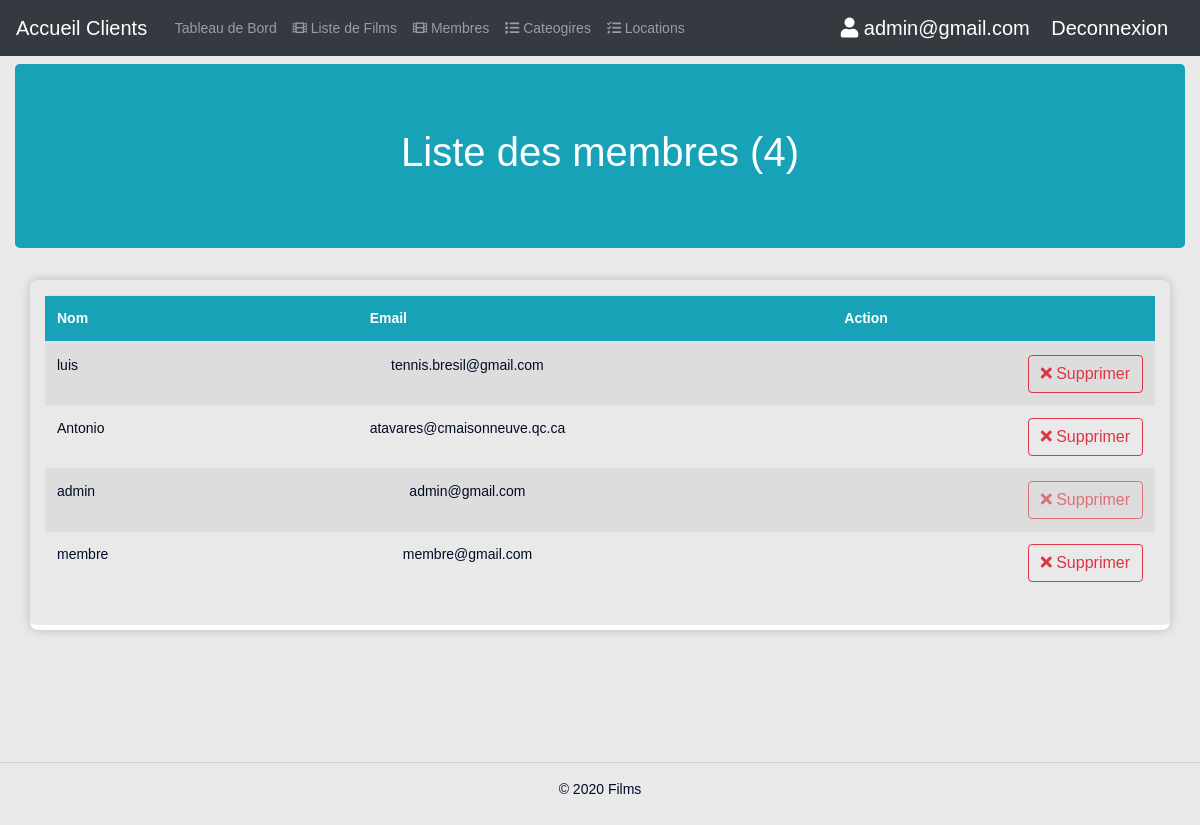
The page /viewsfilms/admin/allMembers.php (signed in) on the database as committed earlier.
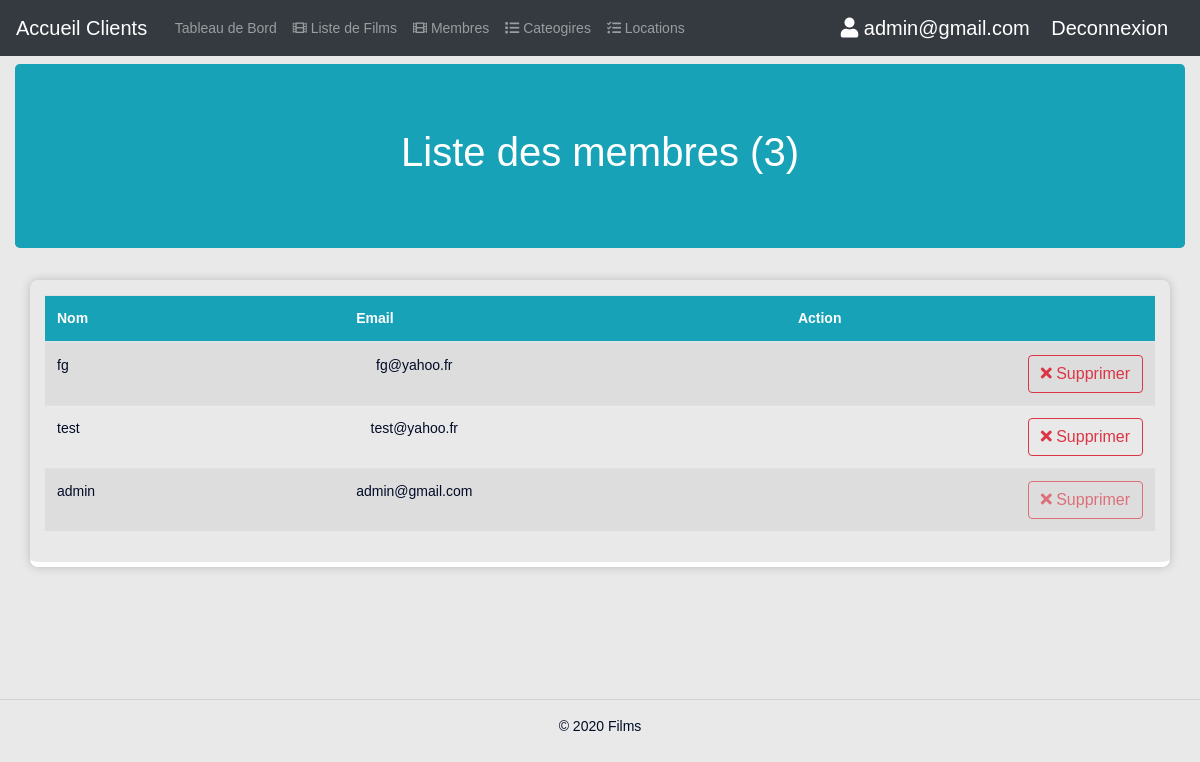
The same page on the database as committed later.
### tables this page shows
CREATE TABLE `membres` (
  `id` int(11) unsigned NOT NULL AUTO_INCREMENT,
  `nom` varchar(255) NOT NULL,
  `email` varchar(255) NOT NULL DEFAULT '',
  `is_admin` int(11) DEFAULT '0',
  `password` text NOT NULL,
  `created_at` timestamp NOT NULL DEFAULT CURRENT_TIMESTAMP ON UPDATE CURRENT_TIMESTAMP,
  `updated_at` timestamp NOT NULL DEFAULT CURRENT_TIMESTAMP,
  PRIMARY KEY (`id`),
  UNIQUE KEY `email` (`email`)
);

### viewsfilms/includes/db.php (called while the page is built, shortened)
<?php
  function getAllMembers($conn)  {
    try {
      $stmt = $conn->prepare('SELECT * FROM membres ORDER BY created_at');
      $stmt->execute();
      return $stmt->fetchAll();
    } catch(PDOException $e) {
      die("Error While fetching the members: " . $e->getMessage());
    }
  }
  function checkIfLogedIn(){
    if(isset($_SESSION["email"])) return true;
    else return false;
  }
  function is_admin(){
    if(isset($_SESSION["is_admin"]) && $_SESSION["is_admin"] == 1) return true;
    else return false;
  }
?>

### viewsfilms/admin/allMembers.php (the view, shortened to what this page needs)
<?php
  include("../includes/db.php");
  $membres = getAllMembers($conn);
?>
<!DOCTYPE html>
<html lang="en">
<head>
  <?php include_once("../includes/header.php"); ?>
  <link rel="stylesheet" href="../../css/table.css">
</head>
<body>
  <main role="main">
    <?php include_once("../includes/adminMenu.php"); ?>
    <div class="col pt-2">
      <div class="row justify-content-center ">
        <div class="col-12">
          <div class="jumbotron bg-info">
            <div class="row">
              <div class="col main pt-0">
                <h1 class=" d-none d-sm-block text-center text-white">
                  Liste des membres (<?php  echo count($membres); ?>)
                </h1>
              </div>
            </div>
          </div>
          <div class="container box">
            <div class="row">
              <div class="col-12">
                <div class="table-responsive table-hover">
                  <table class="table table-striped">
                    <thead class="bg-info text-white">
                      <tr>
                        <th scope="col3">Nom</th>
                        <th scope="col3" width="100">Email</th>
                        <th colspan="2" scope="col3" class="text-center">Action</th>
                      </tr>
                    </thead>
                    <tbody>
                      <?php foreach($membres as $membre) {?>
                      <tr>
                        <td><?php  echo $membre['nom']; ?></td>
                        <td class="text-center"><?php  echo $membre['email']; ?></td>
                        <?php if(!$membre["is_admin"]) { ?>
                        <td class="text-right">
                          <form method="post">
                            <button type="submit" name="deleteMembre" class="btn btn-outline-danger">
                              <i class="fa fa-times" aria-hidden="true"></i>
                              Supprimer
                            </button>
                          </form>
                        </td>
                        <?php } else { ?>
                        <td class="text-right">
                          <button type="button" class="btn btn-outline-danger disabled">
                            <i class="fa fa-times" aria-hidden="true"></i>
                            Supprimer
                          </button>
                        </td>
                        <?php } ?>
                      </tr>
                      <?php } ?>
                    </tbody>
                  </table>
                </div>
              </div>
            </div>
          </div>
        </div>
      </div>
    </div>
  </main>
  <?php include_once("../includes/footer.php");?>
</body>
</html>

### viewsfilms/includes/header.php (shortened to what this page needs)
<link rel="stylesheet" href="https://maxcdn.bootstrapcdn.com/bootstrap/4.0.0-beta/css/bootstrap.min.css"
>
<link rel="stylesheet" href="../css/style.css">
<link rel="stylesheet" href="https://pro.fontawesome.com/releases/v5.10.0/css/all.css"
 />
<link href="../css/lity.css" rel="stylesheet">
<link href="https://cdnjs.cloudflare.com/ajax/libs/toastr.js/2.0.1/css/toastr.css" rel="stylesheet" />

### viewsfilms/includes/adminMenu.php (shortened to what this page needs)
<?php
  include_once("../includes/db.php");
?>
<nav class="navbar navbar-expand-lg navbar-dark bg-dark">
  <a class="navbar-brand" href="../home.php">Accueil Clients</a>
  <div class="collapse navbar-collapse" id="navbarSupportedContent">
    <ul class="navbar-nav mr-auto">
      <?php if(checkIfLogedIn() && is_admin()){ ?>
      <li class="nav-item">
        <a class="nav-link" href="dashboard.php">
          Tableau de Bord</a>
      </li>
      <li class="nav-item">
        <a class="nav-link" href="allFilms.php">
          <i class="fa fa-film" aria-hidden="true"></i>
          Liste de Films</a>
      </li>
      <li class="nav-item">
        <a class="nav-link" href="allMembers.php">
          <i class="fa fa-film" aria-hidden="true"></i>
          Membres</a>
      </li>
      <li class="nav-item">
        <a class="nav-link" href="allCategories.php">
          <i class="fa fa-list" aria-hidden="true"></i>
          Cateogires</a>
      </li>
      <li class="nav-item">
        <a class="nav-link" href="rental.php">
          <i class="fa fa-tasks" aria-hidden="true"></i>
          Locations</a>
      </li>
      <?php } ?>
    </ul>
    <?php if(checkIfLogedIn()){ if(! is_admin()){ ?>
    <a class="navbar-brand" href="panier.php"><i class="fa fa-shopping-cart" aria-hidden="true"></i> Mon
      Panier</a>
    <?php } ?>
    <a class="navbar-brand" href="#"><i class="fa fa-user" aria-hidden="true"></i> <?php echo $_SESSION["email"]; ?></a>
    <a class="navbar-brand" href="../logout.php"><i class="fa fa-sign-out" aria-hidden="true"></i> Deconnexion</a>
    <?php } else{ ?>
    <a class="navbar-brand" href="../register.php"><i class="fa fa-user-plus" aria-hidden="true"></i> Devenir Membre</a>
    <a class="navbar-brand" href="../login.php"><i class="fa fa-sign-in" aria-hidden="true"></i> Connexion</a>
    <?php }?>
  </div>
</nav>

### viewsfilms/includes/footer.php (shortened to what this page needs)
<footer class="my-5 pt-5 text-black text-center text-small">
  <hr />
  <p class="mb-1">© 2020 Films</p>
</footer>

### css/style.css (style rules this page uses)
body { height: 100%; width: 100%; background: #e9e9e9; font-family: 'Arimo', Arial, sans-serif; font-weight: 400; font-size: 14px; color: #010b26; }
.box { margin-bottom: 20px !important; padding: 15px !important; border-radius: 8px !important; -webkit-box-shadow: 0 0 10px 0 rgba(0, 0, 0, .2) !important; box-shadow: 0 0 10px 0 rgba(0, 0, 0, .2) !important; border-bottom: 5px solid #fff !important; }
* { -webkit-transition: 300ms; transition: 300ms; }
ul { list-style-type: none; }
h1, h2, h3, h4, h5, p { font-weight: 400; }
a { text-decoration: none; color: inherit; }

### css/table.css (style rules this page uses)
.box { margin-bottom: 20px !important; padding: 15px !important; border-radius: 8px !important; -webkit-box-shadow: 0 0 10px 0 rgba(0, 0, 0, .2) !important; box-shadow: 0 0 10px 0 rgba(0, 0, 0, .2) !important; border-bottom: 5px solid #fff !important; }

Rows that differ between the two databases and show on the page:
removed membres: nom "luis", email "tennis.bresil@gmail.com"
removed membres: nom "Antonio", email "atavares@cmaisonneuve.qc.ca"
removed membres: nom "membre", email "membre@gmail.com"
added membres: nom "fg", email "fg@yahoo.fr"
added membres: nom "test", email "test@yahoo.fr"
Other text that changed with them:
count($membres): "4" → "3"
